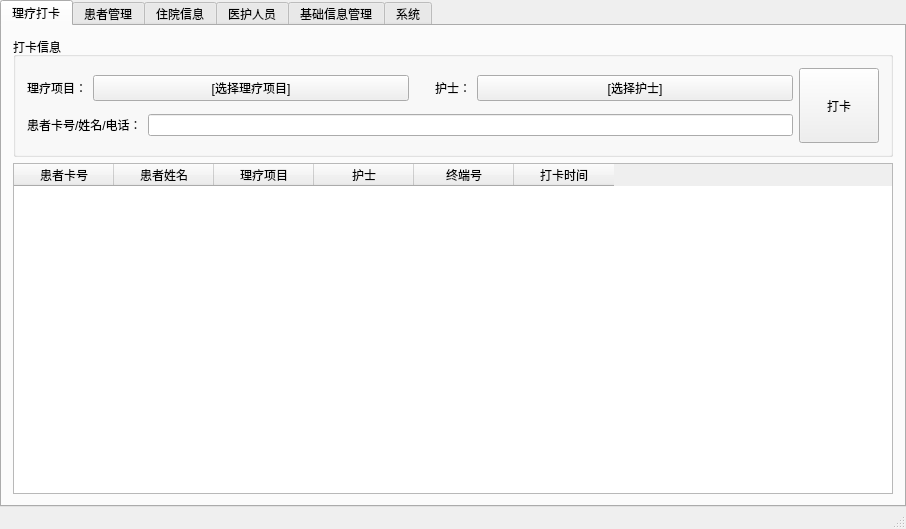
<?xml version="1.0" encoding="UTF-8"?>
<ui version="4.0">
 <class>MainWindow</class>
 <widget class="QMainWindow" name="MainWindow">
  <property name="geometry">
   <rect>
    <x>0</x>
    <y>0</y>
    <width>876</width>
    <height>529</height>
   </rect>
  </property>
  <property name="windowTitle">
   <string>医院理疗管理系统</string>
  </property>
  <widget class="QWidget" name="centralWidget">
   <layout class="QVBoxLayout" name="verticalLayout_9">
    <property name="spacing">
     <number>0</number>
    </property>
    <property name="leftMargin">
     <number>0</number>
    </property>
    <property name="topMargin">
     <number>0</number>
    </property>
    <property name="rightMargin">
     <number>0</number>
    </property>
    <property name="bottomMargin">
     <number>0</number>
    </property>
    <item>
     <widget class="QTabWidget" name="tabWidget">
      <property name="currentIndex">
       <number>0</number>
      </property>
      <widget class="QWidget" name="tabPhysioRecord">
       <attribute name="title">
        <string>理疗打卡</string>
       </attribute>
       <layout class="QVBoxLayout" name="verticalLayout_3" stretch="0,1">
        <item>
         <widget class="QGroupBox" name="groupBox_6">
          <property name="minimumSize">
           <size>
            <width>0</width>
            <height>120</height>
           </size>
          </property>
          <property name="title">
           <string>打卡信息</string>
          </property>
          <layout class="QHBoxLayout" name="horizontalLayout_5" stretch="1,0">
           <item>
            <layout class="QVBoxLayout" name="verticalLayout_5">
             <property name="sizeConstraint">
              <enum>QLayout::SetDefaultConstraint</enum>
             </property>
             <item>
              <layout class="QHBoxLayout" name="horizontalLayout_8" stretch="0,1,0,0,1">
               <item>
                <widget class="QLabel" name="label_2">
                 <property name="text">
                  <string>理疗项目：</string>
                 </property>
                </widget>
               </item>
               <item>
                <widget class="QPushButton" name="pbLogPhysioSel">
                 <property name="text">
                  <string>[选择理疗项目]</string>
                 </property>
                </widget>
               </item>
               <item>
                <spacer name="horizontalSpacer">
                 <property name="orientation">
                  <enum>Qt::Horizontal</enum>
                 </property>
                 <property name="sizeHint" stdset="0">
                  <size>
                   <width>20</width>
                   <height>20</height>
                  </size>
                 </property>
                </spacer>
               </item>
               <item>
                <widget class="QLabel" name="label_3">
                 <property name="text">
                  <string>护士：</string>
                 </property>
                </widget>
               </item>
               <item>
                <widget class="QPushButton" name="pbLogNurseSel">
                 <property name="text">
                  <string>[选择护士]</string>
                 </property>
                </widget>
               </item>
              </layout>
             </item>
             <item>
              <layout class="QHBoxLayout" name="horizontalLayout_6" stretch="0,0">
               <item>
                <widget class="QLabel" name="label">
                 <property name="text">
                  <string>患者卡号/姓名/电话：</string>
                 </property>
                </widget>
               </item>
               <item>
                <widget class="QLineEdit" name="leLogPatientID"/>
               </item>
              </layout>
             </item>
            </layout>
           </item>
           <item>
            <widget class="QPushButton" name="pbPhysioLog">
             <property name="minimumSize">
              <size>
               <width>75</width>
               <height>75</height>
              </size>
             </property>
             <property name="text">
              <string>打卡</string>
             </property>
            </widget>
           </item>
          </layout>
         </widget>
        </item>
        <item>
         <widget class="QTableWidget" name="tblPhysioLog">
          <property name="editTriggers">
           <set>QAbstractItemView::NoEditTriggers</set>
          </property>
          <property name="selectionMode">
           <enum>QAbstractItemView::SingleSelection</enum>
          </property>
          <property name="selectionBehavior">
           <enum>QAbstractItemView::SelectRows</enum>
          </property>
          <property name="rowCount">
           <number>0</number>
          </property>
          <property name="columnCount">
           <number>6</number>
          </property>
          <column>
           <property name="text">
            <string>患者卡号</string>
           </property>
          </column>
          <column>
           <property name="text">
            <string>患者姓名</string>
           </property>
          </column>
          <column>
           <property name="text">
            <string>理疗项目</string>
           </property>
          </column>
          <column>
           <property name="text">
            <string>护士</string>
           </property>
          </column>
          <column>
           <property name="text">
            <string>终端号</string>
           </property>
          </column>
          <column>
           <property name="text">
            <string>打卡时间</string>
           </property>
          </column>
         </widget>
        </item>
       </layout>
      </widget>
      <widget class="QWidget" name="tabPatientInfo">
       <attribute name="title">
        <string>患者管理</string>
       </attribute>
       <layout class="QVBoxLayout" name="verticalLayout_4" stretch="0,0,1">
        <item>
         <widget class="QGroupBox" name="groupBox_5">
          <property name="minimumSize">
           <size>
            <width>0</width>
            <height>60</height>
           </size>
          </property>
          <property name="title">
           <string>筛选条件</string>
          </property>
          <layout class="QHBoxLayout" name="horizontalLayout_7" stretch="0,1,0,0">
           <item>
            <widget class="QLabel" name="label_4">
             <property name="text">
              <string>卡号/姓名/电话：</string>
             </property>
            </widget>
           </item>
           <item>
            <widget class="QLineEdit" name="lePatientCond"/>
           </item>
           <item>
            <spacer name="horizontalSpacer_2">
             <property name="orientation">
              <enum>Qt::Horizontal</enum>
             </property>
             <property name="sizeHint" stdset="0">
              <size>
               <width>40</width>
               <height>20</height>
              </size>
             </property>
            </spacer>
           </item>
           <item>
            <widget class="QPushButton" name="pbPatientRefresh">
             <property name="text">
              <string>刷新列表</string>
             </property>
            </widget>
           </item>
          </layout>
         </widget>
        </item>
        <item>
         <layout class="QHBoxLayout" name="horizontalLayout_9" stretch="0,0,1,0,0,0,0">
          <item>
           <widget class="QLabel" name="label_6">
            <property name="text">
             <string>符合筛选条件的患者数：</string>
            </property>
           </widget>
          </item>
          <item>
           <widget class="QLabel" name="lblPatientCnt">
            <property name="text">
             <string>0</string>
            </property>
           </widget>
          </item>
          <item>
           <spacer name="horizontalSpacer_3">
            <property name="orientation">
             <enum>Qt::Horizontal</enum>
            </property>
            <property name="sizeHint" stdset="0">
             <size>
              <width>40</width>
              <height>20</height>
             </size>
            </property>
           </spacer>
          </item>
          <item>
           <widget class="QPushButton" name="pbPatientAdd">
            <property name="text">
             <string>添加新患者</string>
            </property>
           </widget>
          </item>
          <item>
           <widget class="QPushButton" name="pbPatientHospiAdd">
            <property name="text">
             <string>患者添加住院记录</string>
            </property>
           </widget>
          </item>
          <item>
           <widget class="QPushButton" name="pbPatientUdp">
            <property name="text">
             <string>查看/修改患者信息</string>
            </property>
           </widget>
          </item>
          <item>
           <widget class="QPushButton" name="pbPatientDel">
            <property name="text">
             <string>删除选中患者</string>
            </property>
           </widget>
          </item>
         </layout>
        </item>
        <item>
         <widget class="QTableWidget" name="tblPatients">
          <property name="sizeAdjustPolicy">
           <enum>QAbstractScrollArea::AdjustToContents</enum>
          </property>
          <property name="editTriggers">
           <set>QAbstractItemView::NoEditTriggers</set>
          </property>
          <property name="selectionMode">
           <enum>QAbstractItemView::SingleSelection</enum>
          </property>
          <property name="selectionBehavior">
           <enum>QAbstractItemView::SelectRows</enum>
          </property>
          <property name="rowCount">
           <number>0</number>
          </property>
          <attribute name="horizontalHeaderHighlightSections">
           <bool>false</bool>
          </attribute>
          <attribute name="horizontalHeaderMinimumSectionSize">
           <number>40</number>
          </attribute>
          <column>
           <property name="text">
            <string>卡号</string>
           </property>
          </column>
          <column>
           <property name="text">
            <string>姓名</string>
           </property>
          </column>
          <column>
           <property name="text">
            <string>生日</string>
           </property>
          </column>
          <column>
           <property name="text">
            <string>电话</string>
           </property>
          </column>
          <column>
           <property name="text">
            <string>住址</string>
           </property>
          </column>
          <column>
           <property name="text">
            <string>备注</string>
           </property>
          </column>
         </widget>
        </item>
       </layout>
      </widget>
      <widget class="QWidget" name="tabHospiRecord">
       <attribute name="title">
        <string>住院信息</string>
       </attribute>
       <layout class="QVBoxLayout" name="verticalLayout" stretch="0,0,1">
        <item>
         <widget class="QGroupBox" name="groupBox_4">
          <property name="minimumSize">
           <size>
            <width>0</width>
            <height>90</height>
           </size>
          </property>
          <property name="title">
           <string>筛选条件</string>
          </property>
          <layout class="QHBoxLayout" name="horizontalLayout_14" stretch="1,0">
           <item>
            <layout class="QVBoxLayout" name="verticalLayout_8">
             <item>
              <layout class="QHBoxLayout" name="horizontalLayout_13">
               <item>
                <widget class="QLabel" name="label_8">
                 <property name="text">
                  <string>住院号/患者/床号：</string>
                 </property>
                </widget>
               </item>
               <item>
                <widget class="QLineEdit" name="leHospiRecCond"/>
               </item>
              </layout>
             </item>
             <item>
              <layout class="QHBoxLayout" name="horizontalLayout_12" stretch="0,0,0,0,1,0,0,1,1">
               <item>
                <widget class="QLabel" name="label_11">
                 <property name="text">
                  <string>时间范围：</string>
                 </property>
                </widget>
               </item>
               <item>
                <widget class="QCheckBox" name="chbHospiStartHasDate">
                 <property name="text">
                  <string>不限</string>
                 </property>
                </widget>
               </item>
               <item>
                <widget class="Line" name="line_2">
                 <property name="orientation">
                  <enum>Qt::Vertical</enum>
                 </property>
                </widget>
               </item>
               <item>
                <widget class="QCheckBox" name="chbHospiRecHasStartDate">
                 <property name="text">
                  <string>从</string>
                 </property>
                </widget>
               </item>
               <item>
                <widget class="QDateEdit" name="deHospiRecStartDate"/>
               </item>
               <item>
                <spacer name="horizontalSpacer_9">
                 <property name="orientation">
                  <enum>Qt::Horizontal</enum>
                 </property>
                 <property name="sizeHint" stdset="0">
                  <size>
                   <width>20</width>
                   <height>20</height>
                  </size>
                 </property>
                </spacer>
               </item>
               <item>
                <widget class="QCheckBox" name="chbHospiRecHasEndDate">
                 <property name="text">
                  <string>到</string>
                 </property>
                </widget>
               </item>
               <item>
                <widget class="QDateEdit" name="deHospiRecEndDate"/>
               </item>
               <item>
                <spacer name="horizontalSpacer_8">
                 <property name="orientation">
                  <enum>Qt::Horizontal</enum>
                 </property>
                 <property name="sizeHint" stdset="0">
                  <size>
                   <width>40</width>
                   <height>20</height>
                  </size>
                 </property>
                </spacer>
               </item>
              </layout>
             </item>
            </layout>
           </item>
           <item>
            <widget class="QPushButton" name="pbHospiRefrsh">
             <property name="minimumSize">
              <size>
               <width>75</width>
               <height>75</height>
              </size>
             </property>
             <property name="text">
              <string>刷新列表</string>
             </property>
            </widget>
           </item>
          </layout>
         </widget>
        </item>
        <item>
         <layout class="QHBoxLayout" name="horizontalLayout_15" stretch="0,0,1,0,0,0,0">
          <item>
           <widget class="QLabel" name="label_13">
            <property name="text">
             <string>符合筛选条件的住院信息数：</string>
            </property>
           </widget>
          </item>
          <item>
           <widget class="QLabel" name="lblHospiCnt">
            <property name="text">
             <string>0</string>
            </property>
           </widget>
          </item>
          <item>
           <spacer name="horizontalSpacer_10">
            <property name="orientation">
             <enum>Qt::Horizontal</enum>
            </property>
            <property name="sizeHint" stdset="0">
             <size>
              <width>40</width>
              <height>20</height>
             </size>
            </property>
           </spacer>
          </item>
          <item>
           <widget class="QLabel" name="label_14">
            <property name="text">
             <string>请在患者管理页登记住院。</string>
            </property>
           </widget>
          </item>
          <item>
           <widget class="QPushButton" name="pbHospiUpd">
            <property name="text">
             <string>查看/修改住院信息</string>
            </property>
           </widget>
          </item>
          <item>
           <widget class="QPushButton" name="pbHospiPhysio">
            <property name="text">
             <string>查看/修改住院理疗</string>
            </property>
           </widget>
          </item>
          <item>
           <widget class="QPushButton" name="pbHospiDel">
            <property name="text">
             <string>删除选中住院信息</string>
            </property>
           </widget>
          </item>
         </layout>
        </item>
        <item>
         <widget class="QTableWidget" name="tblHospiList">
          <property name="sizeAdjustPolicy">
           <enum>QAbstractScrollArea::AdjustToContents</enum>
          </property>
          <property name="editTriggers">
           <set>QAbstractItemView::NoEditTriggers</set>
          </property>
          <property name="selectionMode">
           <enum>QAbstractItemView::SingleSelection</enum>
          </property>
          <property name="selectionBehavior">
           <enum>QAbstractItemView::SelectRows</enum>
          </property>
          <property name="rowCount">
           <number>0</number>
          </property>
          <attribute name="horizontalHeaderHighlightSections">
           <bool>false</bool>
          </attribute>
          <attribute name="horizontalHeaderMinimumSectionSize">
           <number>40</number>
          </attribute>
          <column>
           <property name="text">
            <string>住院号</string>
           </property>
          </column>
          <column>
           <property name="text">
            <string>患者姓名</string>
           </property>
          </column>
          <column>
           <property name="text">
            <string>科室</string>
           </property>
          </column>
          <column>
           <property name="text">
            <string>床号</string>
           </property>
          </column>
          <column>
           <property name="text">
            <string>病种</string>
           </property>
          </column>
          <column>
           <property name="text">
            <string>医生</string>
           </property>
          </column>
          <column>
           <property name="text">
            <string>护士</string>
           </property>
          </column>
          <column>
           <property name="text">
            <string>起始日期</string>
           </property>
          </column>
          <column>
           <property name="text">
            <string>结束日期</string>
           </property>
          </column>
         </widget>
        </item>
       </layout>
      </widget>
      <widget class="QWidget" name="tabDoctorInfo">
       <attribute name="title">
        <string>医护人员</string>
       </attribute>
       <layout class="QVBoxLayout" name="verticalLayout_2" stretch="0,0,1">
        <item>
         <widget class="QGroupBox" name="groupBox_3">
          <property name="minimumSize">
           <size>
            <width>0</width>
            <height>60</height>
           </size>
          </property>
          <property name="title">
           <string>筛选条件</string>
          </property>
          <layout class="QHBoxLayout" name="horizontalLayout_10" stretch="0,0,0,1,0,0">
           <item>
            <widget class="QCheckBox" name="chbDoctorListAll">
             <property name="text">
              <string>全部</string>
             </property>
             <property name="checked">
              <bool>true</bool>
             </property>
            </widget>
           </item>
           <item>
            <widget class="Line" name="line">
             <property name="orientation">
              <enum>Qt::Vertical</enum>
             </property>
            </widget>
           </item>
           <item>
            <widget class="QLabel" name="label_7">
             <property name="text">
              <string>编号/姓名/科室/电话：</string>
             </property>
            </widget>
           </item>
           <item>
            <widget class="QLineEdit" name="leDoctorCond"/>
           </item>
           <item>
            <spacer name="horizontalSpacer_6">
             <property name="orientation">
              <enum>Qt::Horizontal</enum>
             </property>
             <property name="sizeHint" stdset="0">
              <size>
               <width>40</width>
               <height>20</height>
              </size>
             </property>
            </spacer>
           </item>
           <item>
            <widget class="QPushButton" name="pbDoctorRefrsh">
             <property name="text">
              <string>刷新列表</string>
             </property>
            </widget>
           </item>
          </layout>
         </widget>
        </item>
        <item>
         <layout class="QHBoxLayout" name="horizontalLayout_11" stretch="0,0,1,0,0,0">
          <item>
           <widget class="QLabel" name="label_10">
            <property name="text">
             <string>符合筛选条件的人员数：</string>
            </property>
           </widget>
          </item>
          <item>
           <widget class="QLabel" name="lblDoctorCnt">
            <property name="text">
             <string>0</string>
            </property>
           </widget>
          </item>
          <item>
           <spacer name="horizontalSpacer_7">
            <property name="orientation">
             <enum>Qt::Horizontal</enum>
            </property>
            <property name="sizeHint" stdset="0">
             <size>
              <width>20</width>
              <height>20</height>
             </size>
            </property>
           </spacer>
          </item>
          <item>
           <widget class="QPushButton" name="pbDoctorAdd">
            <property name="text">
             <string>添加医护人员</string>
            </property>
           </widget>
          </item>
          <item>
           <widget class="QPushButton" name="pbDoctorUpd">
            <property name="text">
             <string>查看/修改人员信息</string>
            </property>
           </widget>
          </item>
          <item>
           <widget class="QPushButton" name="pbDoctorDel">
            <property name="text">
             <string>删除选中人员</string>
            </property>
           </widget>
          </item>
         </layout>
        </item>
        <item>
         <widget class="QTableWidget" name="tblDoctors">
          <property name="editTriggers">
           <set>QAbstractItemView::NoEditTriggers</set>
          </property>
          <property name="selectionMode">
           <enum>QAbstractItemView::SingleSelection</enum>
          </property>
          <property name="selectionBehavior">
           <enum>QAbstractItemView::SelectRows</enum>
          </property>
          <property name="rowCount">
           <number>1</number>
          </property>
          <property name="columnCount">
           <number>5</number>
          </property>
          <row/>
          <column>
           <property name="text">
            <string>编号</string>
           </property>
          </column>
          <column>
           <property name="text">
            <string>姓名</string>
           </property>
          </column>
          <column>
           <property name="text">
            <string>类别</string>
           </property>
          </column>
          <column>
           <property name="text">
            <string>科室</string>
           </property>
          </column>
          <column>
           <property name="text">
            <string>电话</string>
           </property>
          </column>
         </widget>
        </item>
       </layout>
      </widget>
      <widget class="QWidget" name="tabBasicInfo">
       <attribute name="title">
        <string>基础信息管理</string>
       </attribute>
       <layout class="QHBoxLayout" name="horizontalLayout_2">
        <item>
         <widget class="QGroupBox" name="groupBox">
          <property name="title">
           <string>科室</string>
          </property>
          <layout class="QVBoxLayout" name="verticalLayout_6">
           <item>
            <layout class="QHBoxLayout" name="horizontalLayout_3" stretch="0,0,1,0,0,0,0">
             <item>
              <widget class="QLabel" name="label_5">
               <property name="text">
                <string>总数：</string>
               </property>
              </widget>
             </item>
             <item>
              <widget class="QLabel" name="lblDepartCnt">
               <property name="text">
                <string>0</string>
               </property>
              </widget>
             </item>
             <item>
              <spacer name="horizontalSpacer_4">
               <property name="orientation">
                <enum>Qt::Horizontal</enum>
               </property>
               <property name="sizeHint" stdset="0">
                <size>
                 <width>20</width>
                 <height>20</height>
                </size>
               </property>
              </spacer>
             </item>
             <item>
              <widget class="QPushButton" name="pbDepartRefrsh">
               <property name="text">
                <string>刷新</string>
               </property>
              </widget>
             </item>
             <item>
              <widget class="QPushButton" name="pbDepartAdd">
               <property name="text">
                <string>添加</string>
               </property>
              </widget>
             </item>
             <item>
              <widget class="QPushButton" name="pbDepartUpd">
               <property name="text">
                <string>查看/编辑选中项</string>
               </property>
              </widget>
             </item>
             <item>
              <widget class="QPushButton" name="pbDepartDel">
               <property name="text">
                <string>删除选中项</string>
               </property>
              </widget>
             </item>
            </layout>
           </item>
           <item>
            <widget class="QTableWidget" name="tblDepartments">
             <property name="editTriggers">
              <set>QAbstractItemView::NoEditTriggers</set>
             </property>
             <property name="selectionMode">
              <enum>QAbstractItemView::SingleSelection</enum>
             </property>
             <property name="selectionBehavior">
              <enum>QAbstractItemView::SelectRows</enum>
             </property>
             <property name="rowCount">
              <number>1</number>
             </property>
             <property name="columnCount">
              <number>2</number>
             </property>
             <row/>
             <column>
              <property name="text">
               <string>编号</string>
              </property>
             </column>
             <column>
              <property name="text">
               <string>名称</string>
              </property>
             </column>
            </widget>
           </item>
          </layout>
         </widget>
        </item>
        <item>
         <widget class="QGroupBox" name="groupBox_2">
          <property name="title">
           <string>理疗项目</string>
          </property>
          <layout class="QVBoxLayout" name="verticalLayout_7">
           <item>
            <layout class="QHBoxLayout" name="horizontalLayout_4" stretch="0,0,1,0,0,0,0">
             <item>
              <widget class="QLabel" name="label_9">
               <property name="text">
                <string>总数：</string>
               </property>
              </widget>
             </item>
             <item>
              <widget class="QLabel" name="lblPhysioItemCnt">
               <property name="text">
                <string>0</string>
               </property>
              </widget>
             </item>
             <item>
              <spacer name="horizontalSpacer_5">
               <property name="orientation">
                <enum>Qt::Horizontal</enum>
               </property>
               <property name="sizeHint" stdset="0">
                <size>
                 <width>20</width>
                 <height>20</height>
                </size>
               </property>
              </spacer>
             </item>
             <item>
              <widget class="QPushButton" name="pbPhysioItemRefrsh">
               <property name="text">
                <string>刷新</string>
               </property>
              </widget>
             </item>
             <item>
              <widget class="QPushButton" name="pbPhysioItemAdd">
               <property name="text">
                <string>添加</string>
               </property>
              </widget>
             </item>
             <item>
              <widget class="QPushButton" name="pbPhysioItemUpd">
               <property name="text">
                <string>查看/编辑选中项</string>
               </property>
              </widget>
             </item>
             <item>
              <widget class="QPushButton" name="pbPhysioItemDel">
               <property name="text">
                <string>删除选中项</string>
               </property>
              </widget>
             </item>
            </layout>
           </item>
           <item>
            <widget class="QTableWidget" name="tblPhysioList">
             <property name="editTriggers">
              <set>QAbstractItemView::NoEditTriggers</set>
             </property>
             <property name="selectionMode">
              <enum>QAbstractItemView::SingleSelection</enum>
             </property>
             <property name="selectionBehavior">
              <enum>QAbstractItemView::SelectRows</enum>
             </property>
             <property name="rowCount">
              <number>1</number>
             </property>
             <property name="columnCount">
              <number>3</number>
             </property>
             <row/>
             <column>
              <property name="text">
               <string>编号</string>
              </property>
             </column>
             <column>
              <property name="text">
               <string>名称</string>
              </property>
             </column>
             <column>
              <property name="text">
               <string>单价（元）</string>
              </property>
             </column>
            </widget>
           </item>
          </layout>
         </widget>
        </item>
       </layout>
      </widget>
      <widget class="QWidget" name="tabSystem">
       <attribute name="title">
        <string>系统</string>
       </attribute>
       <layout class="QHBoxLayout" name="horizontalLayout" stretch="3,1">
        <item>
         <widget class="QGroupBox" name="groupBox_7">
          <property name="title">
           <string>关于</string>
          </property>
          <layout class="QVBoxLayout" name="verticalLayout_10" stretch="0,1">
           <item>
            <widget class="QLabel" name="label_12">
             <property name="text">
              <string>&lt;html&gt;&lt;head/&gt;&lt;body&gt;&lt;p&gt;&lt;span style=&quot; font-size:16pt; font-weight:600;&quot;&gt;医院理疗管理系统&lt;/span&gt;&lt;/p&gt;&lt;p&gt;&lt;br/&gt;&lt;/p&gt;&lt;p&gt;版本1.0.xxx&lt;/p&gt;&lt;p&gt;&lt;br/&gt;&lt;/p&gt;&lt;p&gt;专门为小型医院和诊所机构设计的理疗管理系统。&lt;/p&gt;&lt;p&gt;&lt;br/&gt;&lt;/p&gt;&lt;p&gt;&lt;a href=&quot;https://github.com/yuylong/PhysioMgr&quot;&gt;&lt;span style=&quot; text-decoration: underline; color:#0000ff;&quot;&gt;https://github.com/yuylong/PhysioMgr&lt;/span&gt;&lt;/a&gt;&lt;/p&gt;&lt;p&gt;本软件是遵循GPL3协议的自由软件。&lt;/p&gt;&lt;p&gt;Copyrights (c) 2017 Yulong Yu. All Rights Reserved.&lt;/p&gt;&lt;p&gt;&lt;br/&gt;&lt;/p&gt;&lt;/body&gt;&lt;/html&gt;</string>
             </property>
             <property name="margin">
              <number>24</number>
             </property>
            </widget>
           </item>
           <item>
            <spacer name="verticalSpacer_2">
             <property name="orientation">
              <enum>Qt::Vertical</enum>
             </property>
             <property name="sizeHint" stdset="0">
              <size>
               <width>20</width>
               <height>40</height>
              </size>
             </property>
            </spacer>
           </item>
          </layout>
         </widget>
        </item>
        <item>
         <widget class="QGroupBox" name="groupBox_8">
          <property name="title">
           <string>系统工具</string>
          </property>
          <layout class="QVBoxLayout" name="verticalLayout_11" stretch="0,0,1">
           <item>
            <widget class="QPushButton" name="pbDBExport">
             <property name="text">
              <string>数据导出（备份）</string>
             </property>
            </widget>
           </item>
           <item>
            <widget class="QPushButton" name="pbDBImport">
             <property name="text">
              <string>数据导入（恢复）</string>
             </property>
            </widget>
           </item>
           <item>
            <spacer name="verticalSpacer">
             <property name="orientation">
              <enum>Qt::Vertical</enum>
             </property>
             <property name="sizeHint" stdset="0">
              <size>
               <width>20</width>
               <height>40</height>
              </size>
             </property>
            </spacer>
           </item>
          </layout>
         </widget>
        </item>
       </layout>
      </widget>
     </widget>
    </item>
   </layout>
  </widget>
  <widget class="QMenuBar" name="menuBar">
   <property name="geometry">
    <rect>
     <x>0</x>
     <y>0</y>
     <width>876</width>
     <height>23</height>
    </rect>
   </property>
  </widget>
  <widget class="QStatusBar" name="statusBar"/>
 </widget>
 <layoutdefault spacing="6" margin="11"/>
 <resources/>
 <connections/>
</ui>
